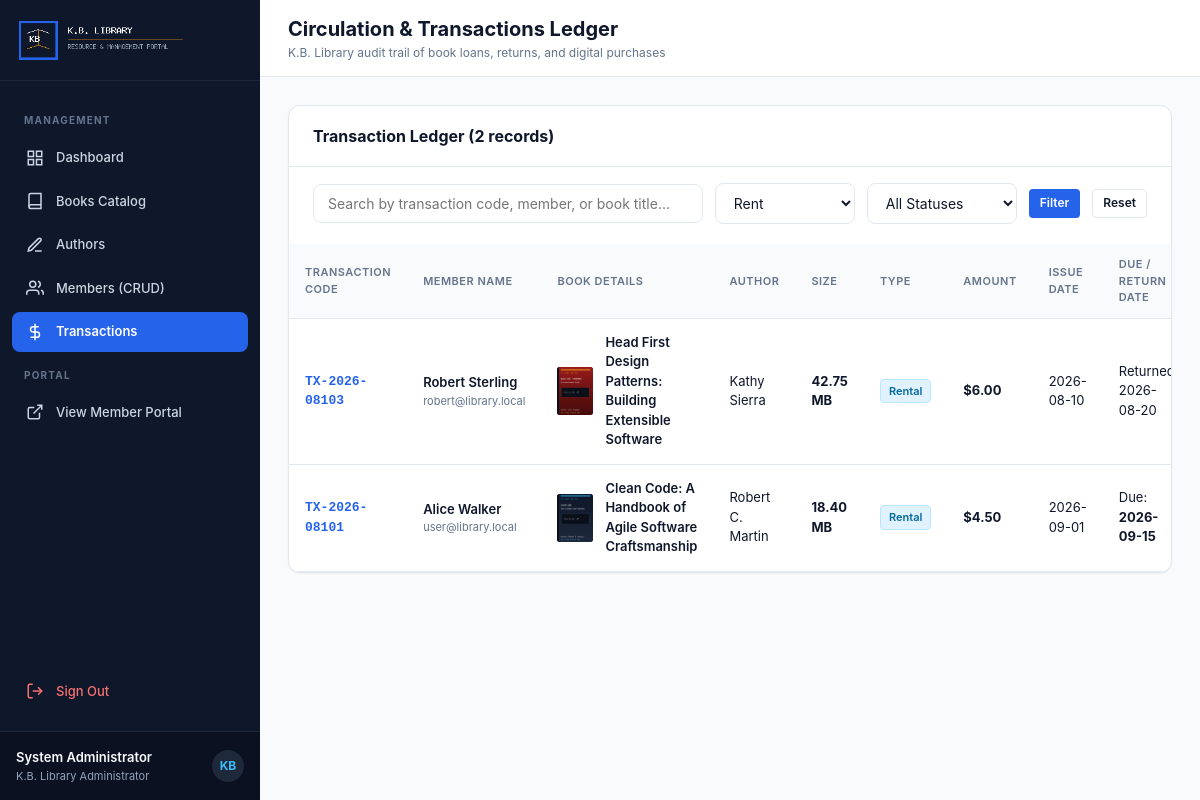
Page /admin_transactions.php?type=rent (signed in) on the committed database.
### tables this page shows
CREATE TABLE transactions (
    id INT AUTO_INCREMENT PRIMARY KEY,
    transaction_code VARCHAR(50) NOT NULL UNIQUE,
    user_id INT NOT NULL,
    book_id INT NOT NULL,
    type ENUM('rent', 'buy') NOT NULL,
    amount DECIMAL(10,2) NOT NULL,
    issue_date DATE NOT NULL,
    due_date DATE NULL,
    return_date DATE NULL,
    status ENUM('active', 'returned', 'completed', 'cancelled') NOT NULL DEFAULT 'active',
    created_at TIMESTAMP DEFAULT CURRENT_TIMESTAMP,
    CONSTRAINT fk_tx_user FOREIGN KEY (user_id) REFERENCES users(id) ON DELETE CASCADE,
    CONSTRAINT fk_tx_book FOREIGN KEY (book_id) REFERENCES books(id) ON DELETE CASCADE
);

CREATE TABLE users (
    id INT AUTO_INCREMENT PRIMARY KEY,
    full_name VARCHAR(120) NOT NULL,
    email VARCHAR(150) NOT NULL UNIQUE,
    password VARCHAR(255) NOT NULL,
    role ENUM('admin', 'user') NOT NULL DEFAULT 'user',
    phone VARCHAR(30) NULL,
    status ENUM('active', 'inactive', 'suspended') NOT NULL DEFAULT 'active',
    created_at TIMESTAMP DEFAULT CURRENT_TIMESTAMP
);

CREATE TABLE books (
    id INT AUTO_INCREMENT PRIMARY KEY,
    author_id INT NOT NULL,
    title VARCHAR(200) NOT NULL,
    isbn VARCHAR(30) NULL,
    category VARCHAR(100) NOT NULL,
    rent_price DECIMAL(10,2) NOT NULL DEFAULT 5.00,
    buy_price DECIMAL(10,2) NOT NULL DEFAULT 25.00,
    size_mb DECIMAL(8,2) NOT NULL DEFAULT 15.50,
    total_copies INT NOT NULL DEFAULT 100,
    available_copies INT NOT NULL DEFAULT 100,
    cover_image VARCHAR(255) NULL,
    created_at TIMESTAMP DEFAULT CURRENT_TIMESTAMP,
    CONSTRAINT fk_books_author FOREIGN KEY (author_id) REFERENCES authors(id) ON DELETE CASCADE
);

CREATE TABLE authors (
    id INT AUTO_INCREMENT PRIMARY KEY,
    name VARCHAR(150) NOT NULL,
    email VARCHAR(150) NULL,
    biography TEXT NULL,
    created_at TIMESTAMP DEFAULT CURRENT_TIMESTAMP
);

### admin_transactions.php (the view, shortened to what this page needs)
<?php
require_once __DIR__ . '/db.php';
$type_filter = $_GET['type'] ?? '';
$status_filter = $_GET['status'] ?? '';
$search_query = trim($_GET['q'] ?? '');
$sql = "
    SELECT t.*, u.full_name AS member_name, u.email AS member_email,
           b.title AS book_title, b.size_mb, b.cover_image, a.name AS author_name
    FROM transactions t
    JOIN users u ON t.user_id = u.id
    JOIN books b ON t.book_id = b.id
    JOIN authors a ON b.author_id = a.id
    WHERE 1=1
";
$params = [];
if (!empty($type_filter)) {
    $sql .= " AND t.type = ?";
    $params[] = $type_filter;
}
$sql .= " ORDER BY t.id DESC";
$stmt = $pdo->prepare($sql);
$stmt->execute($params);
$transactions = $stmt->fetchAll();
?>
<!DOCTYPE html>
<html lang="en">
<head>
    <link rel="stylesheet" href="css/style.css">
</head>
<body>
    <div class="app-layout">
        <?php include __DIR__ . '/admin_sidebar.php'; ?>
        <main class="main-content">
            <header class="topbar">
                <div class="topbar-title-section">
                    <h1>Circulation &amp; Transactions Ledger</h1>
                    <p>K.B. Library audit trail of book loans, returns, and digital purchases</p>
                </div>
            </header>
            <div class="content-body">
                <div class="panel-card">
                    <div class="panel-header">
                        <h2 class="panel-title">Transaction Ledger (<?php echo count($transactions); ?> records)</h2>
                    </div>
                    <div style="padding: 16px 24px 0 24px;">
                        <form method="GET" action="admin_transactions.php" class="filter-bar">
                            <div class="search-input-wrap">
                                <input type="text" name="q" class="form-input" placeholder="Search by transaction code, member, or book title..." value="<?php echo htmlspecialchars($search_query); ?>">
                            </div>
                            <div style="min-width: 140px;">
                                <select name="type" class="form-select" onchange="this.form.submit()">
                                    <option value="rent" <?php echo $type_filter === 'rent' ? 'selected' : ''; ?>>Rent</option>
                                </select>
                            </div>
                            <div style="min-width: 150px;">
                                <select name="status" class="form-select" onchange="this.form.submit()">
                                    <option value="">All Statuses</option>
                                </select>
                            </div>
                            <button type="submit" class="btn btn-primary btn-sm">Filter</button>
                            <?php if (!empty($search_query) || !empty($type_filter) || !empty($status_filter)): ?>
                                <a href="admin_transactions.php" class="btn btn-secondary btn-sm">Reset</a>
                            <?php endif; ?>
                        </form>
                    </div>
                    <div class="table-responsive">
                        <table class="table">
                            <thead>
                                <tr>
                                    <th>Transaction Code</th>
                                    <th>Member Name</th>
                                    <th>Book Details</th>
                                    <th>Author</th>
                                    <th>Size</th>
                                    <th>Type</th>
                                    <th>Amount</th>
                                    <th>Issue Date</th>
                                    <th>Due / Return Date</th>
                                </tr>
                            </thead>
                            <tbody>
                                <?php if (empty($transactions)): ?>
                                    <tr>
                                        <td colspan="11" style="text-align: center; padding: 36px; color: var(--text-muted);">
                                            No transaction records found matching the filter criteria.
                                        </td>
                                    </tr>
                                <?php else: ?>
                                    <?php foreach ($transactions as $tx): ?>
                                        <?php
                                        $cover_path = 'assets/covers/' . ($tx['cover_image'] ? $tx['cover_image'] : 'default_cover.png');
                                        ?>
                                        <tr>
                                            <td style="font-family: monospace; font-weight: 700; color: var(--primary);">
                                                <?php echo htmlspecialchars($tx['transaction_code']); ?>
                                            </td>
                                            <td>
                                                <div style="font-weight: 600; color: var(--text-main);"><?php echo htmlspecialchars($tx['member_name']); ?></div>
                                                <div style="font-size: 11px; color: var(--text-muted);"><?php echo htmlspecialchars($tx['member_email']); ?></div>
                                            </td>
                                            <td>
                                                <div class="table-avatar-cell">
                                                    <div class="table-book-thumb">
                                                        <img src="<?php echo htmlspecialchars($cover_path); ?>" alt="">
                                                    </div>
                                                    <div>
                                                        <div style="font-weight: 600;"><?php echo htmlspecialchars($tx['book_title']); ?></div>
                                                    </div>
                                                </div>
                                            </td>
                                            <td><?php echo htmlspecialchars($tx['author_name']); ?></td>
                                            <td><strong><?php echo number_format($tx['size_mb'], 2); ?> MB</strong></td>
                                            <td>
                                                <?php if ($tx['type'] === 'rent'): ?>
                                                    <span class="badge badge-rent">Rental</span>
                                                <?php else: ?>
                                                    <span class="badge badge-sold">Purchased</span>
                                                <?php endif; ?>
                                            </td>
                                            <td style="font-weight: 700;">$<?php echo number_format($tx['amount'], 2); ?></td>
                                            <td><?php echo htmlspecialchars($tx['issue_date']); ?></td>
                                            <td>
                                                <?php if ($tx['type'] === 'rent'): ?>
                                                    <?php if ($tx['status'] === 'returned'): ?>
                                                        Returned: <?php echo htmlspecialchars($tx['return_date']); ?>
                                                    <?php else: ?>
                                                        Due: <strong><?php echo htmlspecialchars($tx['due_date']); ?></strong>
                                                    <?php endif; ?>
                                                <?php else: ?>
                                                    Perpetual
                                                <?php endif; ?>
                                            </td>
                                        </tr>
                                    <?php endforeach; ?>
                                <?php endif; ?>
                            </tbody>
                        </table>
                    </div>
                </div>
            </div>
        </main>
    </div>
</body>
</html>

### css/style.css (style rules this page uses)
:root { --primary: #2563eb; --primary-dark: #1d4ed8; --primary-light: #eff6ff; --primary-border: #bfdbfe; --accent: #0f172a; --sidebar-bg: #0f172a; --sidebar-hover: #1e293b; --sidebar-active: #3b82f6; --sidebar-text: #cbd5e1; --bg-page: #f8fafc; --bg-card: #ffffff; --border-color: #e2e8f0; --text-main: #0f172a; --text-muted: #64748b; --text-light: #94a3b8; --success: #10b981; --success-bg: #ecfdf5; --success-border: #a7f3d0; --warning: #f59e0b; --warning-bg: #fffbeb; --warning-border: #fde68a; --danger: #ef4444; --danger-bg: #fef2f2; --danger-border: #fecaca; --rent-color: #0284c7; --sold-color: #16a34a; --radius-sm: 4px; --radius-md: 8px; --radius-lg: 12px; --shadow-sm: 0 1px 2px 0 rgba(0, 0, 0, 0.05); --shadow-md: 0 4px 6px -1px rgba(0, 0, 0, 0.08), 0 2px 4px -2px rgba(0, 0, 0, 0.06); --shadow-lg: 0 10px 15px -3px rgba(0, 0, 0, 0.1), 0 4px 6px -4px rgba(0, 0, 0, 0.08); }
*, *::before, *::after { box-sizing: border-box; margin: 0; padding: 0; }
body { font-family: -apple-system, BlinkMacSystemFont, "Segoe UI", Roboto, Helvetica, Arial, sans-serif; background-color: var(--bg-page); color: var(--text-main); line-height: 1.5; -webkit-font-smoothing: antialiased; }
a { color: var(--primary); text-decoration: none; transition: color 0.15s ease; }
.form-input, .form-select, .form-textarea { width: 100%; padding: 10px 14px; font-size: 14px; color: var(--text-main); background-color: #ffffff; border: 1px solid var(--border-color); border-radius: var(--radius-md); outline: none; transition: border-color 0.15s, box-shadow 0.15s; font-family: inherit; }
.btn { display: inline-flex; align-items: center; justify-content: center; gap: 8px; font-weight: 600; font-size: 13px; padding: 9px 16px; border-radius: var(--radius-md); border: 1px solid transparent; cursor: pointer; transition: all 0.15s ease-in-out; text-decoration: none; font-family: inherit; line-height: 1.4; }
.btn-primary { background-color: var(--primary); color: #ffffff; }
.btn-secondary { background-color: #ffffff; border-color: var(--border-color); color: var(--text-main); }
.btn-sm { padding: 5px 10px; font-size: 12px; border-radius: var(--radius-sm); }
.app-layout { display: flex; min-height: 100vh; }
.main-content { flex: 1; display: flex; flex-direction: column; min-width: 0; background-color: var(--bg-page); }
.topbar { background-color: #ffffff; border-bottom: 1px solid var(--border-color); padding: 14px 28px; display: flex; align-items: center; justify-content: space-between; }
.topbar-title-section h1 { font-size: 20px; font-weight: 700; color: var(--text-main); }
.topbar-title-section p { font-size: 12px; color: var(--text-muted); }
.content-body { padding: 28px; flex: 1; }
.panel-card { background: var(--bg-card); border-radius: var(--radius-lg); border: 1px solid var(--border-color); box-shadow: var(--shadow-sm); margin-bottom: 28px; overflow: hidden; }
.panel-header { padding: 18px 24px; border-bottom: 1px solid var(--border-color); display: flex; align-items: center; justify-content: space-between; flex-wrap: wrap; gap: 12px; }
.panel-title { font-size: 16px; font-weight: 700; color: var(--text-main); }
.table-responsive { width: 100%; overflow-x: auto; }
.table { width: 100%; border-collapse: collapse; text-align: left; font-size: 13px; }
.table th { background-color: #f8fafc; color: var(--text-muted); font-weight: 600; text-transform: uppercase; font-size: 11px; letter-spacing: 0.5px; padding: 12px 16px; border-bottom: 1px solid var(--border-color); }
.table td { padding: 14px 16px; border-bottom: 1px solid var(--border-color); color: var(--text-main); vertical-align: middle; }
.table-avatar-cell { display: flex; align-items: center; gap: 12px; }
.table-book-thumb { width: 36px; height: 48px; border-radius: 3px; overflow: hidden; background-color: #0f172a; flex-shrink: 0; }
.table-book-thumb img { width: 100%; height: 100%; object-fit: cover; }
.badge { display: inline-flex; align-items: center; gap: 4px; padding: 3px 8px; border-radius: var(--radius-sm); font-size: 11px; font-weight: 600; text-transform: capitalize; }
.badge-rent { background: #e0f2fe; color: #0369a1; border: 1px solid #bae6fd; }
.filter-bar { display: flex; align-items: center; gap: 12px; flex-wrap: wrap; margin-bottom: 20px; }
.search-input-wrap { position: relative; flex: 1; min-width: 220px; }

### rows in the picture
transactions: transaction_code "TX-2026-08103", user.full_name "Robert Sterling", user.email "robert@library.local", book.cover_image (picture), book.title "Head First Design Patterns: Building Extensible Software", authors.name "Kathy Sierra", book.size_mb "42.75", type "Rental", amount "6.00", issue_date "2026-08-10", return_date "2026-08-20"
transactions: transaction_code "TX-2026-08101", user.full_name "Alice Walker", user.email "user@library.local", book.cover_image (picture), book.title "Clean Code: A Handbook of Agile Software Craftsmanship", authors.name "Robert C. Martin", book.size_mb "18.40", type "Rental", amount "4.50", issue_date "2026-09-01", due_date "2026-09-15"

### other values in the picture
$admin_user['name'] "System Administrator"
count($transactions) "2"
